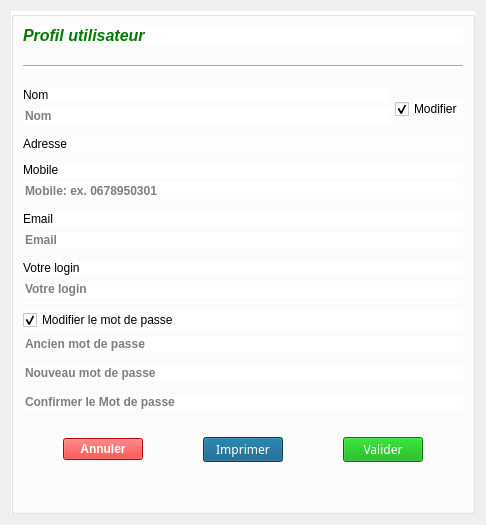
      <widget class="QWidget" name="profilUser">
       <layout class="QVBoxLayout" name="verticalLayout_17">
        <item>
         <widget class="QGroupBox" name="groupBox_9">
          <property name="styleSheet">
           <string notr="true">background-color: rgb(255, 255, 255);
color: rgb(0, 0, 0);</string>
          </property>
          <property name="title">
           <string/>
          </property>
          <layout class="QVBoxLayout" name="verticalLayout_16">
           <property name="spacing">
            <number>20</number>
           </property>
           <item>
            <widget class="QLabel" name="label_36">
             <property name="minimumSize">
              <size>
               <width>250</width>
               <height>0</height>
              </size>
             </property>
             <property name="font">
              <font>
               <family>Arial</family>
               <pointsize>12</pointsize>
               <weight>75</weight>
               <italic>true</italic>
               <bold>true</bold>
              </font>
             </property>
             <property name="styleSheet">
              <string notr="true">color: rgb(0, 121, 0);</string>
             </property>
             <property name="text">
              <string>Profil utilisateur</string>
             </property>
            </widget>
           </item>
           <item>
            <widget class="Line" name="line_5">
             <property name="orientation">
              <enum>Qt::Horizontal</enum>
             </property>
            </widget>
           </item>
           <item>
            <layout class="QVBoxLayout" name="verticalLayout_18">
             <property name="spacing">
              <number>6</number>
             </property>
             <item>
              <layout class="QHBoxLayout" name="horizontalLayout_24">
               <item>
                <layout class="QVBoxLayout" name="verticalLayout_21">
                 <item>
                  <widget class="QLabel" name="label_37">
                   <property name="text">
                    <string>Nom</string>
                   </property>
                  </widget>
                 </item>
                 <item>
                  <widget class="QLineEdit" name="nom">
                   <property name="enabled">
                    <bool>false</bool>
                   </property>
                   <property name="maximumSize">
                    <size>
                     <width>16777215</width>
                     <height>16777215</height>
                    </size>
                   </property>
                   <property name="font">
                    <font>
                     <family>Arial</family>
                     <weight>75</weight>
                     <bold>true</bold>
                    </font>
                   </property>
                   <property name="styleSheet">
                    <string notr="true">color: rgb(0,0,0);</string>
                   </property>
                   <property name="frame">
                    <bool>false</bool>
                   </property>
                   <property name="placeholderText">
                    <string>Nom</string>
                   </property>
                  </widget>
                 </item>
                 <item>
                  <widget class="Line" name="line_6">
                   <property name="maximumSize">
                    <size>
                     <width>16777215</width>
                     <height>1</height>
                    </size>
                   </property>
                   <property name="styleSheet">
                    <string notr="true">color: rgb(255, 255, 255);</string>
                   </property>
                   <property name="frameShadow">
                    <enum>QFrame::Plain</enum>
                   </property>
                   <property name="orientation">
                    <enum>Qt::Horizontal</enum>
                   </property>
                  </widget>
                 </item>
                </layout>
               </item>
               <item>
                <widget class="QCheckBox" name="modifProfil">
                 <property name="text">
                  <string>Modifier</string>
                 </property>
                 <property name="checked">
                  <bool>true</bool>
                 </property>
                </widget>
               </item>
              </layout>
             </item>
             <item>
              <widget class="QLabel" name="addrProfil">
               <property name="text">
                <string>Adresse</string>
               </property>
              </widget>
             </item>
             <item>
              <layout class="QHBoxLayout" name="horizontalLayout_25">
               <item>
                <layout class="QVBoxLayout" name="verticalLayout_22">
                 <item>
                  <widget class="AddressFinder" name="Adresse" native="true">
                   <property name="enabled">
                    <bool>true</bool>
                   </property>
                   <property name="sizePolicy">
                    <sizepolicy hsizetype="Preferred" vsizetype="Preferred">
                     <horstretch>0</horstretch>
                     <verstretch>0</verstretch>
                    </sizepolicy>
                   </property>
                   <property name="minimumSize">
                    <size>
                     <width>0</width>
                     <height>0</height>
                    </size>
                   </property>
                   <property name="styleSheet">
                    <string notr="true">color: rgb(0,0,0);</string>
                   </property>
                  </widget>
                 </item>
                </layout>
               </item>
              </layout>
             </item>
             <item>
              <layout class="QHBoxLayout" name="horizontalLayout_26">
               <item>
                <layout class="QVBoxLayout" name="verticalLayout_23">
                 <item>
                  <widget class="QLabel" name="label_39">
                   <property name="text">
                    <string>Mobile</string>
                   </property>
                  </widget>
                 </item>
                 <item>
                  <widget class="QLineEdit" name="mobile">
                   <property name="enabled">
                    <bool>false</bool>
                   </property>
                   <property name="maximumSize">
                    <size>
                     <width>16777215</width>
                     <height>16777215</height>
                    </size>
                   </property>
                   <property name="font">
                    <font>
                     <family>Arial</family>
                     <weight>75</weight>
                     <bold>true</bold>
                    </font>
                   </property>
                   <property name="styleSheet">
                    <string notr="true">color: rgb(0,0,0);</string>
                   </property>
                   <property name="frame">
                    <bool>false</bool>
                   </property>
                   <property name="placeholderText">
                    <string>Mobile: ex. 0678950301</string>
                   </property>
                  </widget>
                 </item>
                 <item>
                  <widget class="Line" name="line_9">
                   <property name="maximumSize">
                    <size>
                     <width>16777215</width>
                     <height>1</height>
                    </size>
                   </property>
                   <property name="styleSheet">
                    <string notr="true">color: rgb(255, 255, 255);</string>
                   </property>
                   <property name="frameShadow">
                    <enum>QFrame::Plain</enum>
                   </property>
                   <property name="orientation">
                    <enum>Qt::Horizontal</enum>
                   </property>
                  </widget>
                 </item>
                </layout>
               </item>
              </layout>
             </item>
             <item>
              <layout class="QVBoxLayout" name="verticalLayout_24">
               <item>
                <widget class="QLabel" name="label_40">
                 <property name="text">
                  <string>Email</string>
                 </property>
                </widget>
               </item>
               <item>
                <widget class="QLineEdit" name="mail">
                 <property name="enabled">
                  <bool>false</bool>
                 </property>
                 <property name="maximumSize">
                  <size>
                   <width>16777215</width>
                   <height>16777215</height>
                  </size>
                 </property>
                 <property name="font">
                  <font>
                   <family>Arial</family>
                   <weight>75</weight>
                   <bold>true</bold>
                  </font>
                 </property>
                 <property name="styleSheet">
                  <string notr="true">color: rgb(0,0,0);</string>
                 </property>
                 <property name="frame">
                  <bool>false</bool>
                 </property>
                 <property name="placeholderText">
                  <string>Email</string>
                 </property>
                </widget>
               </item>
               <item>
                <widget class="Line" name="line_8">
                 <property name="maximumSize">
                  <size>
                   <width>16777215</width>
                   <height>1</height>
                  </size>
                 </property>
                 <property name="styleSheet">
                  <string notr="true">color: rgb(255, 255, 255);</string>
                 </property>
                 <property name="frameShadow">
                  <enum>QFrame::Plain</enum>
                 </property>
                 <property name="orientation">
                  <enum>Qt::Horizontal</enum>
                 </property>
                </widget>
               </item>
              </layout>
             </item>
             <item>
              <layout class="QVBoxLayout" name="verticalLayout_25">
               <item>
                <widget class="QLabel" name="label_41">
                 <property name="text">
                  <string>Votre login</string>
                 </property>
                </widget>
               </item>
               <item>
                <widget class="QLineEdit" name="login_2">
                 <property name="enabled">
                  <bool>false</bool>
                 </property>
                 <property name="maximumSize">
                  <size>
                   <width>16777215</width>
                   <height>16777215</height>
                  </size>
                 </property>
                 <property name="font">
                  <font>
                   <family>Arial</family>
                   <weight>75</weight>
                   <bold>true</bold>
                  </font>
                 </property>
                 <property name="styleSheet">
                  <string notr="true">color: rgb(0,0,0);</string>
                 </property>
                 <property name="frame">
                  <bool>false</bool>
                 </property>
                 <property name="placeholderText">
                  <string>Votre login</string>
                 </property>
                </widget>
               </item>
               <item>
                <widget class="Line" name="line_7">
                 <property name="maximumSize">
                  <size>
                   <width>16777215</width>
                   <height>1</height>
                  </size>
                 </property>
                 <property name="styleSheet">
                  <string notr="true">color: rgb(255, 255, 255);</string>
                 </property>
                 <property name="frameShadow">
                  <enum>QFrame::Plain</enum>
                 </property>
                 <property name="orientation">
                  <enum>Qt::Horizontal</enum>
                 </property>
                </widget>
               </item>
              </layout>
             </item>
             <item>
              <widget class="QCheckBox" name="modifPass">
               <property name="text">
                <string>Modifier le mot de passe</string>
               </property>
               <property name="checked">
                <bool>true</bool>
               </property>
              </widget>
             </item>
             <item>
              <layout class="QVBoxLayout" name="verticalLayout_28">
               <item>
                <widget class="QLineEdit" name="oldPass">
                 <property name="maximumSize">
                  <size>
                   <width>16777215</width>
                   <height>16777215</height>
                  </size>
                 </property>
                 <property name="font">
                  <font>
                   <family>Arial</family>
                   <weight>75</weight>
                   <bold>true</bold>
                  </font>
                 </property>
                 <property name="styleSheet">
                  <string notr="true">color: rgb(0,0,0);</string>
                 </property>
                 <property name="frame">
                  <bool>false</bool>
                 </property>
                 <property name="echoMode">
                  <enum>QLineEdit::Password</enum>
                 </property>
                 <property name="placeholderText">
                  <string>Ancien mot de passe</string>
                 </property>
                </widget>
               </item>
               <item>
                <widget class="Line" name="line_12">
                 <property name="maximumSize">
                  <size>
                   <width>16777215</width>
                   <height>1</height>
                  </size>
                 </property>
                 <property name="styleSheet">
                  <string notr="true">color: rgb(255, 255, 255);</string>
                 </property>
                 <property name="frameShadow">
                  <enum>QFrame::Plain</enum>
                 </property>
                 <property name="orientation">
                  <enum>Qt::Horizontal</enum>
                 </property>
                </widget>
               </item>
              </layout>
             </item>
             <item>
              <layout class="QVBoxLayout" name="verticalLayout_26">
               <item>
                <widget class="QLineEdit" name="newPass">
                 <property name="maximumSize">
                  <size>
                   <width>16777215</width>
                   <height>16777215</height>
                  </size>
                 </property>
                 <property name="font">
                  <font>
                   <family>Arial</family>
                   <weight>75</weight>
                   <bold>true</bold>
                  </font>
                 </property>
                 <property name="styleSheet">
                  <string notr="true">color: rgb(0,0,0);</string>
                 </property>
                 <property name="frame">
                  <bool>false</bool>
                 </property>
                 <property name="echoMode">
                  <enum>QLineEdit::Password</enum>
                 </property>
                 <property name="placeholderText">
                  <string>Nouveau mot de passe</string>
                 </property>
                </widget>
               </item>
               <item>
                <widget class="Line" name="line_10">
                 <property name="maximumSize">
                  <size>
                   <width>16777215</width>
                   <height>1</height>
                  </size>
                 </property>
                 <property name="styleSheet">
                  <string notr="true">color: rgb(255, 255, 255);</string>
                 </property>
                 <property name="frameShadow">
                  <enum>QFrame::Plain</enum>
                 </property>
                 <property name="orientation">
                  <enum>Qt::Horizontal</enum>
                 </property>
                </widget>
               </item>
              </layout>
             </item>
             <item>
              <layout class="QVBoxLayout" name="verticalLayout_27">
               <item>
                <widget class="QLineEdit" name="confPass">
                 <property name="maximumSize">
                  <size>
                   <width>16777215</width>
                   <height>16777215</height>
                  </size>
                 </property>
                 <property name="font">
                  <font>
                   <family>Arial</family>
                   <weight>75</weight>
                   <bold>true</bold>
                  </font>
                 </property>
                 <property name="styleSheet">
                  <string notr="true">color: rgb(0,0,0);</string>
                 </property>
                 <property name="frame">
                  <bool>false</bool>
                 </property>
                 <property name="echoMode">
                  <enum>QLineEdit::Password</enum>
                 </property>
                 <property name="placeholderText">
                  <string>Confirmer le Mot de passe</string>
                 </property>
                </widget>
               </item>
               <item>
                <widget class="Line" name="line_11">
                 <property name="maximumSize">
                  <size>
                   <width>16777215</width>
                   <height>1</height>
                  </size>
                 </property>
                 <property name="styleSheet">
                  <string notr="true">color: rgb(255, 255, 255);</string>
                 </property>
                 <property name="frameShadow">
                  <enum>QFrame::Plain</enum>
                 </property>
                 <property name="orientation">
                  <enum>Qt::Horizontal</enum>
                 </property>
                </widget>
               </item>
              </layout>
             </item>
            </layout>
           </item>
           <item>
            <layout class="QHBoxLayout" name="horizontalLayout_23">
             <item>
              <spacer name="horizontalSpacer_19">
               <property name="orientation">
                <enum>Qt::Horizontal</enum>
               </property>
               <property name="sizeHint" stdset="0">
                <size>
                 <width>40</width>
                 <height>20</height>
                </size>
               </property>
              </spacer>
             </item>
             <item>
              <widget class="QPushButton" name="annuler_4">
               <property name="sizePolicy">
                <sizepolicy hsizetype="Maximum" vsizetype="Fixed">
                 <horstretch>0</horstretch>
                 <verstretch>0</verstretch>
                </sizepolicy>
               </property>
               <property name="font">
                <font>
                 <family>Arial</family>
                 <weight>75</weight>
                 <bold>true</bold>
                </font>
               </property>
               <property name="cursor">
                <cursorShape>PointingHandCursor</cursorShape>
               </property>
               <property name="styleSheet">
                <string notr="true">background-color: rgb(255,0,0);
color: rgb(255, 255, 255);</string>
               </property>
               <property name="text">
                <string>Annuler</string>
               </property>
               <property name="autoDefault">
                <bool>false</bool>
               </property>
               <property name="default">
                <bool>false</bool>
               </property>
               <property name="flat">
                <bool>false</bool>
               </property>
              </widget>
             </item>
             <item>
              <spacer name="horizontalSpacer_20">
               <property name="orientation">
                <enum>Qt::Horizontal</enum>
               </property>
               <property name="sizeHint" stdset="0">
                <size>
                 <width>40</width>
                 <height>20</height>
                </size>
               </property>
              </spacer>
             </item>
             <item>
              <widget class="QPushButton" name="imprimer_4">
               <property name="sizePolicy">
                <sizepolicy hsizetype="Maximum" vsizetype="Fixed">
                 <horstretch>0</horstretch>
                 <verstretch>0</verstretch>
                </sizepolicy>
               </property>
               <property name="font">
                <font>
                 <family>Impact</family>
                </font>
               </property>
               <property name="cursor">
                <cursorShape>PointingHandCursor</cursorShape>
               </property>
               <property name="styleSheet">
                <string notr="true">color: rgb(255, 255, 255);
background-color: rgb(0, 85, 127);</string>
               </property>
               <property name="text">
                <string>Imprimer</string>
               </property>
              </widget>
             </item>
             <item>
              <spacer name="horizontalSpacer_21">
               <property name="orientation">
                <enum>Qt::Horizontal</enum>
               </property>
               <property name="sizeHint" stdset="0">
                <size>
                 <width>40</width>
                 <height>20</height>
                </size>
               </property>
              </spacer>
             </item>
             <item>
              <widget class="QPushButton" name="Valider_4">
               <property name="sizePolicy">
                <sizepolicy hsizetype="Maximum" vsizetype="Fixed">
                 <horstretch>0</horstretch>
                 <verstretch>0</verstretch>
                </sizepolicy>
               </property>
               <property name="font">
                <font>
                 <family>Impact</family>
                </font>
               </property>
               <property name="cursor">
                <cursorShape>PointingHandCursor</cursorShape>
               </property>
               <property name="styleSheet">
                <string notr="true">background-color: rgb(0, 170, 0);
color: rgb(255, 255, 255);</string>
               </property>
               <property name="text">
                <string>Valider</string>
               </property>
              </widget>
             </item>
             <item>
              <spacer name="horizontalSpacer_22">
               <property name="orientation">
                <enum>Qt::Horizontal</enum>
               </property>
               <property name="sizeHint" stdset="0">
                <size>
                 <width>40</width>
                 <height>20</height>
                </size>
               </property>
              </spacer>
             </item>
            </layout>
           </item>
           <item>
            <spacer name="verticalSpacer_4">
             <property name="orientation">
              <enum>Qt::Vertical</enum>
             </property>
             <property name="sizeHint" stdset="0">
              <size>
               <width>20</width>
               <height>40</height>
              </size>
             </property>
            </spacer>
           </item>
          </layout>
         </widget>
        </item>
       </layout>
      </widget>
